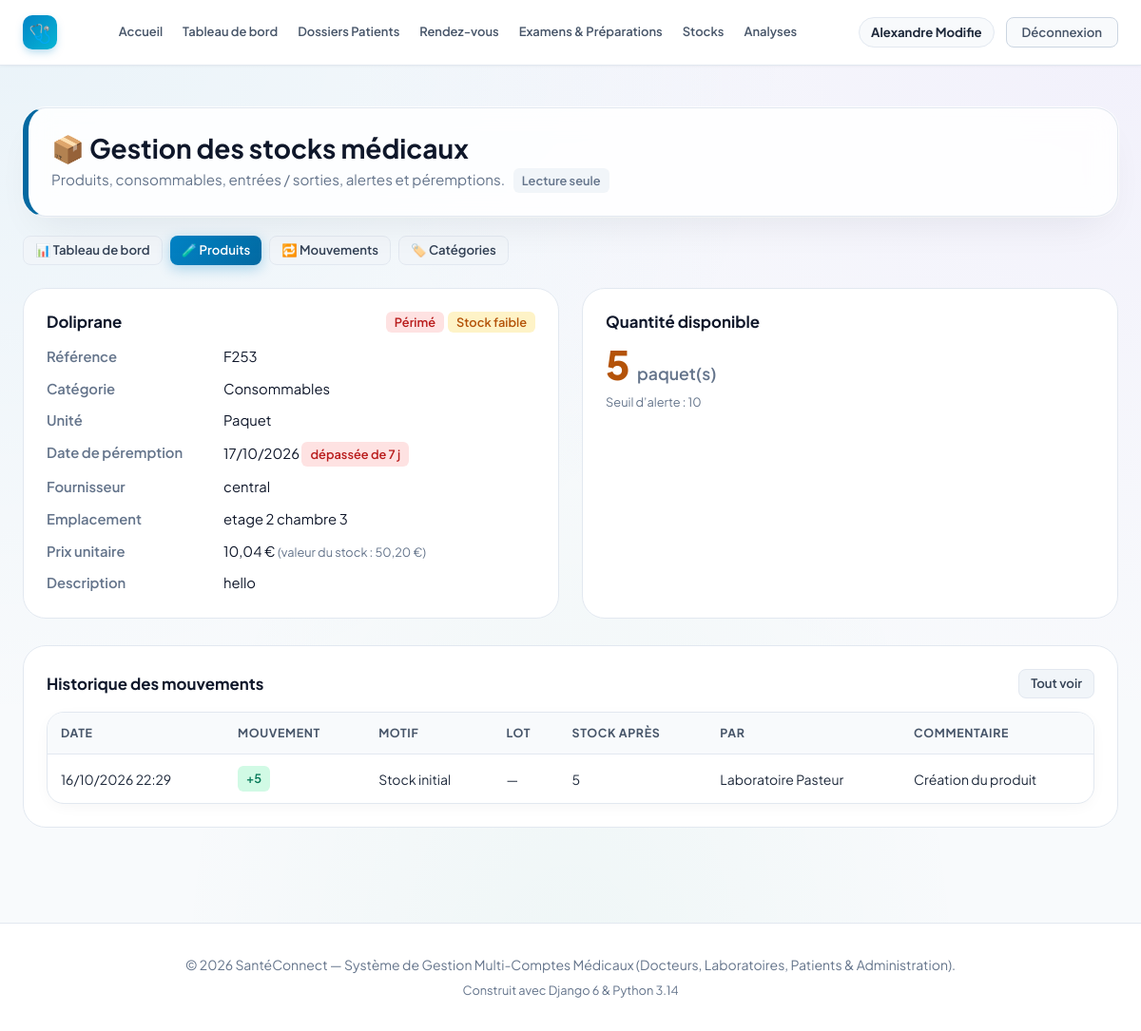
The app's page /stock/produits/8/ (signed in) with its own data.
### accounts/models.py (models this page shows, shortened)
class User(AbstractUser):
    class Role(models.TextChoices):
        ADMIN = 'ADMIN', 'Administrateur'
        DOCTEUR = 'DOCTEUR', 'Docteur'
        LABORATOIRE = 'LABORATOIRE', 'Laboratoire'
        PATIENT = 'PATIENT', 'Patient'
    role = models.CharField(
        max_length=20,
        choices=Role.choices,
        default=Role.PATIENT,
        verbose_name="Rôle utilisateur"
    )
    phone = models.CharField(max_length=25, blank=True, null=True, verbose_name="Téléphone")
    address = models.CharField(max_length=255, blank=True, null=True, verbose_name="Adresse")
    city = models.CharField(max_length=100, blank=True, null=True, verbose_name="Ville")
    is_verified = models.BooleanField(
        default=False,
        verbose_name="Compte certifié / validé",
        help_text="Coché par l'administrateur pour valider l'activité d'un docteur ou laboratoire."
    )
    objects = CustomUserManager()
    class Meta:
        verbose_name = "Utilisateur"
        verbose_name_plural = "Tous les Utilisateurs"
    @property
    def is_doctor(self):
        return self.role == self.Role.DOCTEUR
    @property
    def is_laboratory(self):
        return self.role == self.Role.LABORATOIRE
    @property
    def is_patient(self):
        return self.role == self.Role.PATIENT
    @property
    def is_admin_user(self):
        return self.role == self.Role.ADMIN or self.is_superuser

### stock/models.py (models this page shows, shortened)
class Produit(models.Model):
    class Unite(models.TextChoices):
        UNITE = "UNITE", "Unité"
        BOITE = "BOITE", "Boîte"
        PAQUET = "PAQUET", "Paquet"
        FLACON = "FLACON", "Flacon"
        SACHET = "SACHET", "Sachet"
        KIT = "KIT", "Kit"
        LITRE = "LITRE", "Litre"
    nom = models.CharField("Nom du produit", max_length=150)
    reference = models.CharField(
        "Référence", max_length=50, unique=True, null=True, blank=True,
        help_text="Laissez vide pour générer automatiquement (PRD-00001...).",
    )
    categorie = models.ForeignKey(
        Categorie, verbose_name="Catégorie", on_delete=models.SET_NULL,
        null=True, blank=True, related_name="produits",
    )
    unite = models.CharField("Unité", max_length=10, choices=Unite.choices, default=Unite.UNITE)
    fournisseur = models.CharField("Fournisseur", max_length=150, blank=True)
    emplacement = models.CharField(
        "Emplacement de stockage", max_length=100, blank=True,
        help_text="Ex. : Armoire B, étagère 2.",
    )
    prix_unitaire = models.DecimalField(
        "Prix unitaire (€)", max_digits=8, decimal_places=2, null=True, blank=True,
        validators=[MinValueValidator(0)],
    )
    quantite = models.PositiveIntegerField("Quantité en stock", default=0, editable=False)
    seuil_alerte = models.PositiveIntegerField(
        "Seuil d’alerte", default=10,
        help_text="Une alerte est affichée lorsque la quantité est inférieure ou égale à ce seuil.",
    )
    date_peremption = models.DateField(
        "Date de péremption", null=True, blank=True,
        help_text="Laissez vide pour un produit sans date de péremption.",
    )
    description = models.TextField("Description", blank=True)
    actif = models.BooleanField("Actif", default=True)
    created_at = models.DateTimeField(auto_now_add=True)
    updated_at = models.DateTimeField(auto_now=True)
    objects = ProduitQuerySet.as_manager()
    class Meta:
        verbose_name = "Produit médical"
        verbose_name_plural = "Produits médicaux"
        ordering = ["nom"]
    @property
    def jours_avant_peremption(self):
        if not self.date_peremption:
            return None
        return (self.date_peremption - timezone.localdate()).days
    @property
    def est_expire(self):
        jours = self.jours_avant_peremption
        return jours is not None and jours < 0
    @property
    def en_rupture(self):
        return self.quantite == 0
    @property
    def stock_faible(self):
        return 0 < self.quantite <= self.seuil_alerte
    @property
    def valeur_stock(self):
        if self.prix_unitaire is None:
            return None
        return self.prix_unitaire * self.quantite
    @property
    def statuts(self):
        res = []
        jours = self.jours_avant_peremption
        if self.est_expire:
            res.append(("expire", "Périmé", "danger"))
        elif self.bientot_perime:
            texte = "Expire aujourd’hui" if jours == 0 else f"Expire dans {jours} j"
            res.append(("bientot", texte, "pending"))
        if self.en_rupture:
            res.append(("rupture", "Rupture", "danger"))
        elif self.stock_faible:
            res.append(("faible", "Stock faible", "pending"))
        if not res:
            res.append(("normal", "Disponible", "verified"))
        return res

class Categorie(models.Model):
    nom = models.CharField("Nom", max_length=100, unique=True)
    description = models.CharField("Description", max_length=255, blank=True)
    class Meta:
        verbose_name = "Catégorie"
        verbose_name_plural = "Catégories"
        ordering = ["nom"]

class MouvementStock(models.Model):
    class Type(models.TextChoices):
        ENTREE = "ENTREE", "Entrée"
        SORTIE = "SORTIE", "Sortie"
    class Motif(models.TextChoices):
        INITIAL = "INITIAL", "Stock initial"
        ACHAT = "ACHAT", "Réception / achat"
        RETOUR = "RETOUR", "Retour en stock"
        AJUSTEMENT_PLUS = "AJUSTEMENT_PLUS", "Ajustement d’inventaire (+)"
        UTILISATION = "UTILISATION", "Utilisation / consommation"
        PEREMPTION = "PEREMPTION", "Mise au rebut (péremption)"
        PERTE = "PERTE", "Casse / perte"
        AJUSTEMENT_MOINS = "AJUSTEMENT_MOINS", "Ajustement d’inventaire (−)"
    produit = models.ForeignKey(Produit, on_delete=models.PROTECT, related_name="mouvements")
    type = models.CharField("Type", max_length=10, choices=Type.choices)
    motif = models.CharField("Motif", max_length=20, choices=Motif.choices)
    quantite = models.PositiveIntegerField("Quantité", validators=[MinValueValidator(1)])
    stock_apres = models.PositiveIntegerField("Stock après mouvement")
    numero_lot = models.CharField("N° de lot", max_length=50, blank=True)
    commentaire = models.CharField("Commentaire", max_length=255, blank=True)
    utilisateur = models.ForeignKey(
        settings.AUTH_USER_MODEL, on_delete=models.SET_NULL, null=True, blank=True,
        related_name="mouvements_stock", verbose_name="Effectué par",
    )
    date = models.DateTimeField("Date", auto_now_add=True)
    class Meta:
        verbose_name = "Mouvement de stock"
        verbose_name_plural = "Mouvements de stock"
        ordering = ["-date", "-id"]
    @property
    def auteur(self):
        u = self.utilisateur
        return (u.get_full_name() or u.username) if u else "—"

### stock/views.py (the view)
# urls.py: path("produits/<int:pk>/", views.produit_detail, name="produit_detail"),
@stock_consultation_requise
def produit_detail(request, pk):
    produit = get_object_or_404(Produit.objects.select_related("categorie"), pk=pk, actif=True)
    return render(request, "stock/produit_detail.html", {
        "produit": produit,
        "mouvements": produit.mouvements.select_related("utilisateur")[:20],
        "can_manage": peut_gerer_stock(request.user),
    })

### stock/permissions.py (called while the page is built)
def peut_consulter_stock(user):
    return user.is_authenticated and (user.is_admin_user or user.is_laboratory or user.is_doctor)

def peut_gerer_stock(user):
    return user.is_authenticated and (user.is_admin_user or user.is_laboratory)

def _creer_decorateur(verifier, message):
    def decorateur(vue):
        @wraps(vue)
        def enveloppe(request, *args, **kwargs):
            if not request.user.is_authenticated:
                return redirect_to_login(request.get_full_path())
            if not verifier(request.user):
                messages.error(request, message)
                return redirect("dashboard")
            return vue(request, *args, **kwargs)
        return enveloppe
    return decorateur

### stock/templates/stock/produit_detail.html (shortened to what this page needs)
{% extends 'base.html' %}
{% load static %}
{% block extra_css %}<link rel="stylesheet" href="{% static 'stock/stock.css' %}">{% endblock %}
{% block content %}
<div class="container">
    {% include 'stock/_header.html' with active='produits' %}
    <div class="stock-grid-2">
        <div class="stock-card">
            <h3>{{ produit.nom }} {% include 'stock/_pills.html' %}</h3>
            <dl class="def-list">
                <dt>Référence</dt><dd>{{ produit.reference }}</dd>
                <dt>Catégorie</dt><dd>{{ produit.categorie.nom|default:"—" }}</dd>
                <dt>Unité</dt><dd>{{ produit.get_unite_display }}</dd>
                <dt>Date de péremption</dt>
                <dd>{% if produit.date_peremption %}{{ produit.date_peremption|date:"d/m/Y" }}
                    {% if produit.est_expire %}<span class="status-pill danger">dépassée de {{ produit.jours_avant_peremption|cut:"-" }} j</span>{% endif %}
                    {% else %}Sans date de péremption{% endif %}</dd>
                <dt>Fournisseur</dt><dd>{{ produit.fournisseur|default:"—" }}</dd>
                <dt>Emplacement</dt><dd>{{ produit.emplacement|default:"—" }}</dd>
                <dt>Prix unitaire</dt><dd>{% if produit.prix_unitaire is not None %}{{ produit.prix_unitaire }} € <span class="muted">(valeur du stock : {{ produit.valeur_stock }} €)</span>{% else %}—{% endif %}</dd>
                {% if produit.description %}<dt>Description</dt><dd>{{ produit.description }}</dd>{% endif %}
            </dl>
        </div>
        <div class="stock-card">
            <h3>Quantité disponible</h3>
            <div class="qty-big" style="color:{% if produit.en_rupture %}#dc2626{% elif produit.stock_faible %}#b45309{% else %}#0f172a{% endif %};">
                {{ produit.quantite }} <span style="font-size:1.1rem; font-weight:600; color:var(--text-muted);">{{ produit.get_unite_display|lower }}(s)</span>
            </div>
            <p class="muted" style="margin:8px 0 20px;">Seuil d’alerte : {{ produit.seuil_alerte }}</p>
        </div>
    </div>
    <div class="stock-card" style="margin-bottom:40px;">
        <h3>Historique des mouvements <a href="{% url 'stock:mouvement_list' %}?q={{ produit.reference }}" class="btn btn-secondary btn-sm">Tout voir</a></h3>
        {% if mouvements %}
        <div class="table-responsive">
            <table class="data-table">
                <thead><tr><th>Date</th><th>Mouvement</th><th>Motif</th><th>Lot</th><th>Stock après</th><th>Par</th><th>Commentaire</th></tr></thead>
                <tbody>
                {% for m in mouvements %}
                    <tr>
                        <td>{{ m.date|date:"d/m/Y H:i" }}</td>
                        <td><span class="status-pill {% if m.type == 'ENTREE' %}verified{% else %}info{% endif %}">{% if m.type == 'ENTREE' %}+{% else %}−{% endif %}{{ m.quantite }}</span></td>
                        <td>{{ m.get_motif_display }}</td>
                        <td>{{ m.numero_lot|default:"—" }}</td>
                        <td>{{ m.stock_apres }}</td>
                        <td>{{ m.auteur }}</td>
                        <td>{{ m.commentaire|default:"—" }}</td>
                    </tr>
                {% endfor %}
                </tbody>
            </table>
        </div>
        {% else %}<p class="empty-state">Aucun mouvement pour ce produit.</p>{% endif %}
    </div>
</div>
{% endblock %}

### templates/base.html (shortened to what this page needs)
{% load static %}
<!DOCTYPE html>
<html lang="fr">
<head>
    <link rel="stylesheet" href="{% static 'css/style.css' %}?v=20261022_1">
    {% block extra_css %}{% endblock %}
</head>
<body>
    <nav class="navbar" id="main-navbar">
        <div class="container navbar-inner">
            <div class="navbar-brand-section">
                <a href="{% url 'home' %}" class="logo-brand" id="brand-logo-link">
                    <span class="logo-icon">🩺</span>
                </a>
            </div>
            <div class="nav-links" id="main-nav-links">
                <a href="{% url 'home' %}" class="nav-item-link" id="nav-home">Accueil</a>
                {% if user.is_authenticated %}
                <a href="{% url 'dashboard' %}" class="nav-item-link" id="nav-dashboard">Tableau de bord</a>
                {% if user.is_admin_user or user.is_doctor %}
                <a href="{% url 'dossiers_patients_list' %}" class="nav-item-link" id="nav-dossiers">Dossiers Patients</a>
                {% endif %}
                {% if user.is_admin_user or user.is_doctor or user.is_patient %}
                <a href="{% url 'rendezvous:rdv_list' %}" class="nav-item-link" id="nav-rendezvous">Rendez-vous</a>
                {% endif %}
                {% if user.is_admin_user or user.is_doctor %}
                <a href="{% url 'examens_list' %}" class="nav-item-link" id="nav-examens">Examens &amp; Préparations</a>
                {% endif %}
                {% if user.is_admin_user or user.is_laboratory or user.is_doctor %}
                <a href="{% url 'stock:dashboard' %}" class="nav-item-link" id="nav-stock">Stocks</a>
                {% endif %}
                {% if user.is_admin_user or user.is_laboratory or user.is_doctor %}
                <a href="{% url 'laboratoire:demande_list' %}" class="nav-item-link" id="nav-laboratoire">Analyses</a>
                {% endif %}
                {% endif %}
            </div>
            <div class="navbar-user-actions" id="nav-user-actions">
                {% if user.is_authenticated %}
                <div class="nav-user-badge" id="nav-user-profile">
                    <a href="{% url 'profile' %}" class="nav-user-name-link" id="nav-profile-edit" title="Mon profil">{{ user.first_name|default:user.username }}</a>
                </div>
                <a href="{% url 'logout' %}" class="nav-logout-btn" id="btn-nav-logout">Déconnexion</a>
                {% else %}
                <a href="{% url 'login' %}" class="btn btn-outline btn-sm" id="btn-nav-login">Connexion</a>
                <a href="{% url 'register' %}" class="btn btn-primary btn-sm" id="btn-nav-register">Créer un compte</a>
                {% endif %}
            </div>
        </div>
    </nav>
    <main style="flex: 1; padding: 24px 0 60px;">
        {% block content %}{% endblock %}
    </main>
    <footer class="footer">
        <div class="container">
            <p>© 2026 SantéConnect — Système de Gestion Multi-Comptes Médicaux (Docteurs, Laboratoires, Patients &
                Administration).</p>
            <p style="margin-top: 6px; font-size: 0.8rem; color: #64748b;">Construit avec Django 6 & Python 3.14</p>
        </div>
    </footer>
</body>
</html>

### stock/static/stock/stock.css (style rules this page uses)
.status-pill.danger { background: #fee2e2; color: #b91c1c; }
.stock-card { background: #fff; border: 1px solid var(--border-color); border-radius: var(--radius-xl); padding: 24px; }
.stock-card h3 { font-size: 1.05rem; margin-bottom: 14px; display: flex; align-items: center; justify-content: space-between; gap: 8px; }
.stock-grid-2 { display: grid; grid-template-columns: repeat(auto-fit, minmax(420px, 1fr)); gap: 24px; margin-bottom: 28px; }
.qty-big { font-size: 2.6rem; font-weight: 800; line-height: 1; }
.def-list { display: grid; grid-template-columns: 170px 1fr; gap: 10px 16px; font-size: 0.925rem; }
.def-list dt { color: var(--text-muted); font-weight: 600; }
.muted { color: var(--text-muted); font-size: 0.8rem; }

### records on screen
User: first_name "Alexandre Modifie"
Produit: nom "Doliprane", reference "F253", categorie.nom "Consommables", unite "Paquet", date_peremption "17/10/2026", jours_avant_peremption "7", fournisseur "central", emplacement "etage 2 chambre 3", prix_unitaire "10,04", valeur_stock "50,20", description "hello", quantite "5", unite "paquet", seuil_alerte "10"
MouvementStock: date "16/10/2026 22:29", quantite "5", motif "Stock initial", numero_lot "—", stock_apres "5", auteur "Laboratoire Pasteur", commentaire "Création du produit"

### other values on screen
{{ label }} "Périmé" "Stock faible"
